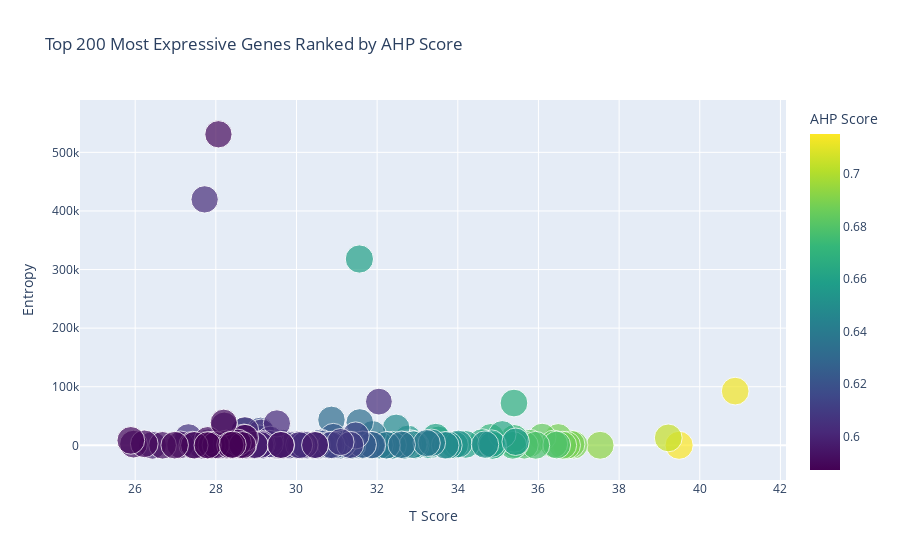

The cell this chart's notebook holds for it:
### Code cell
import plotly.express as px
# Selecting top genes based on AHP Score for visualization
top_genes_df = results_df.nlargest(200, 'AHP_Score')  # Selecting top 100 most expressive genes

# Creating an interactive scatter plot
fig = px.scatter(
    top_genes_df,
    x="T_Score",
    y="Entropy",
    size="ROC_AUC",
    color="AHP_Score",
    hover_data=["Gene", "Wilcoxon", "SNR", "AHP_Score"],
    title="Top 200 Most Expressive Genes Ranked by AHP Score",
    labels={"T_Score": "T Score", "Entropy": "Entropy", "ROC_AUC": "ROC AUC", "AHP_Score": "AHP Score"},
    color_continuous_scale="Viridis"
)

# Display interactive plot
fig.show()

### Figure 1 — Plotly figure (JSON) as saved in the notebook; plotly's stock layout.template omitted (floating-point values rounded to 4 significant figures; data arrays with more than 128 entries replaced by an {"elided": "..."} marker saying what was removed)
{"data": [{"customdata": {"elided": "200x4 mixed values"}, "hovertemplate": "T Score=%{x}<br>Entropy=%{y}<br>ROC AUC=%{marker.size}<br>Gene=%{customdata[0]}<br>Wilcoxon=%{customdata[1]}<br>SNR=%{customdata[2]}<br>AHP Score=%{marker.color}<extra></extra>", "legendgroup": "", "marker": {"color": {"elided": "200 float values"}, "coloraxis": "coloraxis", "size": {"elided": "200 float values"}, "sizemode": "area", "sizeref": 0.002482, "symbol": "circle"}, "mode": "markers", "name": "", "orientation": "v", "showlegend": false, "type": "scatter", "x": {"elided": "200 float values"}, "xaxis": "x", "y": {"elided": "200 float values"}, "yaxis": "y"}], "layout": {"coloraxis": {"colorbar": {"title": {"text": "AHP Score"}}, "colorscale": [[0, "#440154"], [0.1111, "#482878"], [0.2222, "#3e4989"], [0.3333, "#31688e"], [0.4444, "#26828e"], [0.5556, "#1f9e89"], [0.6667, "#35b779"], [0.7778, "#6ece58"], [0.8889, "#b5de2b"], [1, "#fde725"]]}, "legend": {"itemsizing": "constant", "tracegroupgap": 0}, "title": {"text": "Top 200 Most Expressive Genes Ranked by AHP Score"}, "xaxis": {"anchor": "y", "domain": [0, 1], "title": {"text": "T Score"}}, "yaxis": {"anchor": "x", "domain": [0, 1], "title": {"text": "Entropy"}}}}
